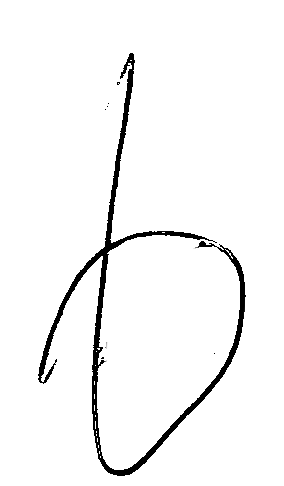
#> input picture MNIST/ReformattedPictures/Pictures/Nummer6Mama.png, 284 x 486 px
$ python PictureReformatter.py   (older library calls are emulated)
#> lines starting #> are read from the running program, lines starting #| are printed output that depends on the picture; after the words box and inside, x2 and y2 are one past the last pixel; in counts of white or black regions, pixels touching at a corner belong together
from PIL import Image
import os

filepath = os.path.abspath("Pictures")
reformatted_path = os.path.dirname(os.path.abspath(__file__))


def get_filename(filename, path):
    """Gets the filename of picture to be reformatted"""
    return os.path.join(path, filename)


def resize(filename, path):
    """Resizes the picture so it can be progressed by ML"""
#> called with filename = 'Nummer6Mama.png', path = 'Pictures'
    file = get_filename(filename, path)
    im = Image.open(file)
#> im is the input picture: PIL image 284x486 P; min 0, max 255, mean 245.6
    imResize = im.resize((28,28), Image.ANTIALIAS)
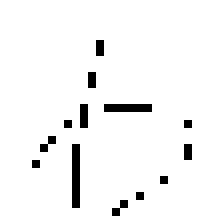
#> imResize: PIL image 28x28 P (shown 8 times larger); 95.9% white; black in thin lines or dots, all inside (x1, y1, x2, y2) = (4, 5, 24, 27)
    imResize.save(file[:-4] + "28Pixel.png", 'PNG', quality=90)


def black_n_white(filename, path):
    """Removes RGB and turns the picture BW"""
    file = get_filename(filename, path)
    im = Image.open(file).convert("1")
    im.save(filename[:-4] + "_BNW.png")


def setting_pixel_values(filename, path):
    file = get_filename(filename, path)
    im = Image.open(file)
    pix = im.load()
    for i in range(50):
        for j in range(50):
            print(pix[i, j])


if __name__ == "__main__":
    resize("Nummer6Mama.png", "Pictures")
    resize("Nummer9Mama.png", "Pictures")
#> call 2 of resize, with filename = 'Nummer9Mama.png', path = 'Pictures'
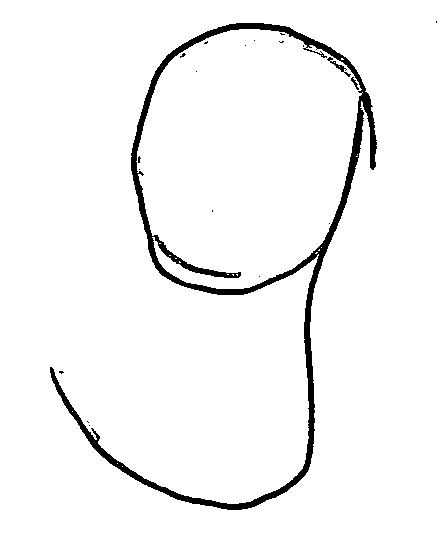
#> input picture MNIST/ReformattedPictures/Pictures/Nummer9Mama.png, 447 x 540 px
#> in resize, im is the input picture: PIL image 447x540 P; 96.2% white; 20 black regions (17 under 20 px), largest, box (x1, y1, x2, y2) and area: (50, 23, 377, 510) 8977, (327, 57, 351, 77) 91, (351, 77, 359, 90) 36
#> in resize (call 2), `imResize = im.resize((28,28), Image.ANTIALIAS)`:
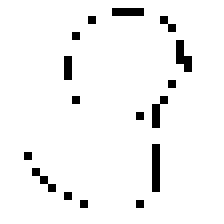
#> imResize: PIL image 28x28 P (shown 8 times larger); 95.4% white; black in thin lines or dots, all inside (x1, y1, x2, y2) = (3, 1, 24, 26)
